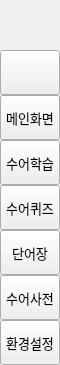
        <widget class="QFrame" name="leftMenuBg">
         <property name="minimumSize">
          <size>
           <width>60</width>
           <height>0</height>
          </size>
         </property>
         <property name="maximumSize">
          <size>
           <width>60</width>
           <height>16777215</height>
          </size>
         </property>
         <property name="frameShape">
          <enum>QFrame::NoFrame</enum>
         </property>
         <property name="frameShadow">
          <enum>QFrame::Raised</enum>
         </property>
         <layout class="QVBoxLayout" name="verticalLayout_3">
          <property name="spacing">
           <number>0</number>
          </property>
          <property name="leftMargin">
           <number>0</number>
          </property>
          <property name="topMargin">
           <number>0</number>
          </property>
          <property name="rightMargin">
           <number>0</number>
          </property>
          <property name="bottomMargin">
           <number>0</number>
          </property>
          <item>
           <widget class="QFrame" name="topLogoInfo">
            <property name="minimumSize">
             <size>
              <width>0</width>
              <height>50</height>
             </size>
            </property>
            <property name="maximumSize">
             <size>
              <width>16777215</width>
              <height>50</height>
             </size>
            </property>
            <property name="frameShape">
             <enum>QFrame::NoFrame</enum>
            </property>
            <property name="frameShadow">
             <enum>QFrame::Raised</enum>
            </property>
            <widget class="QFrame" name="topLogo">
             <property name="geometry">
              <rect>
               <x>10</x>
               <y>5</y>
               <width>42</width>
               <height>42</height>
              </rect>
             </property>
             <property name="minimumSize">
              <size>
               <width>42</width>
               <height>42</height>
              </size>
             </property>
             <property name="maximumSize">
              <size>
               <width>42</width>
               <height>42</height>
              </size>
             </property>
             <property name="frameShape">
              <enum>QFrame::NoFrame</enum>
             </property>
             <property name="frameShadow">
              <enum>QFrame::Raised</enum>
             </property>
            </widget>
            <widget class="QLabel" name="titleLeftApp">
             <property name="geometry">
              <rect>
               <x>70</x>
               <y>8</y>
               <width>160</width>
               <height>20</height>
              </rect>
             </property>
             <property name="font">
              <font>
               <family>Segoe UI Semibold</family>
               <pointsize>12</pointsize>
               <weight>7</weight>
               <italic>false</italic>
               <bold>false</bold>
              </font>
             </property>
             <property name="text">
              <string>ESL</string>
             </property>
             <property name="alignment">
              <set>Qt::AlignLeading|Qt::AlignLeft|Qt::AlignTop</set>
             </property>
            </widget>
            <widget class="QLabel" name="titleLeftDescription">
             <property name="geometry">
              <rect>
               <x>70</x>
               <y>27</y>
               <width>160</width>
               <height>16</height>
              </rect>
             </property>
             <property name="maximumSize">
              <size>
               <width>16777215</width>
               <height>16</height>
              </size>
             </property>
             <property name="font">
              <font>
               <family>Segoe UI</family>
               <pointsize>8</pointsize>
               <weight>50</weight>
               <italic>false</italic>
               <bold>false</bold>
              </font>
             </property>
             <property name="text">
              <string>Educate Sign Language</string>
             </property>
             <property name="alignment">
              <set>Qt::AlignLeading|Qt::AlignLeft|Qt::AlignTop</set>
             </property>
            </widget>
           </widget>
          </item>
          <item>
           <widget class="QFrame" name="leftMenuFrame">
            <property name="frameShape">
             <enum>QFrame::NoFrame</enum>
            </property>
            <property name="frameShadow">
             <enum>QFrame::Raised</enum>
            </property>
            <layout class="QVBoxLayout" name="verticalMenuLayout">
             <property name="spacing">
              <number>0</number>
             </property>
             <property name="leftMargin">
              <number>0</number>
             </property>
             <property name="topMargin">
              <number>0</number>
             </property>
             <property name="rightMargin">
              <number>0</number>
             </property>
             <property name="bottomMargin">
              <number>0</number>
             </property>
             <item>
              <widget class="QFrame" name="toggleBox">
               <property name="maximumSize">
                <size>
                 <width>16777215</width>
                 <height>45</height>
                </size>
               </property>
               <property name="frameShape">
                <enum>QFrame::NoFrame</enum>
               </property>
               <property name="frameShadow">
                <enum>QFrame::Raised</enum>
               </property>
               <layout class="QVBoxLayout" name="verticalLayout_4">
                <property name="spacing">
                 <number>0</number>
                </property>
                <property name="leftMargin">
                 <number>0</number>
                </property>
                <property name="topMargin">
                 <number>0</number>
                </property>
                <property name="rightMargin">
                 <number>0</number>
                </property>
                <property name="bottomMargin">
                 <number>0</number>
                </property>
                <item>
                 <widget class="QPushButton" name="toggleButton">
                  <property name="sizePolicy">
                   <sizepolicy hsizetype="Expanding" vsizetype="Fixed">
                    <horstretch>0</horstretch>
                    <verstretch>0</verstretch>
                   </sizepolicy>
                  </property>
                  <property name="minimumSize">
                   <size>
                    <width>0</width>
                    <height>45</height>
                   </size>
                  </property>
                  <property name="font">
                   <font>
                    <family>Segoe UI</family>
                    <pointsize>10</pointsize>
                    <weight>50</weight>
                    <italic>false</italic>
                    <bold>false</bold>
                   </font>
                  </property>
                  <property name="cursor">
                   <cursorShape>PointingHandCursor</cursorShape>
                  </property>
                  <property name="layoutDirection">
                   <enum>Qt::LeftToRight</enum>
                  </property>
                  <property name="styleSheet">
                   <string notr="true">background-image: url(:/icons/images/icons/icon_menu.png);</string>
                  </property>
                  <property name="text">
                   <string/>
                  </property>
                 </widget>
                </item>
               </layout>
              </widget>
             </item>
             <item alignment="Qt::AlignTop">
              <widget class="QFrame" name="topMenu">
               <property name="frameShape">
                <enum>QFrame::NoFrame</enum>
               </property>
               <property name="frameShadow">
                <enum>QFrame::Raised</enum>
               </property>
               <layout class="QVBoxLayout" name="verticalLayout_8">
                <property name="spacing">
                 <number>0</number>
                </property>
                <property name="leftMargin">
                 <number>0</number>
                </property>
                <property name="topMargin">
                 <number>0</number>
                </property>
                <property name="rightMargin">
                 <number>0</number>
                </property>
                <property name="bottomMargin">
                 <number>0</number>
                </property>
                <item>
                 <widget class="QPushButton" name="btn_home">
                  <property name="sizePolicy">
                   <sizepolicy hsizetype="Expanding" vsizetype="Fixed">
                    <horstretch>0</horstretch>
                    <verstretch>0</verstretch>
                   </sizepolicy>
                  </property>
                  <property name="minimumSize">
                   <size>
                    <width>0</width>
                    <height>45</height>
                   </size>
                  </property>
                  <property name="font">
                   <font>
                    <family>Segoe UI</family>
                    <pointsize>10</pointsize>
                    <weight>50</weight>
                    <italic>false</italic>
                    <bold>false</bold>
                   </font>
                  </property>
                  <property name="cursor">
                   <cursorShape>PointingHandCursor</cursorShape>
                  </property>
                  <property name="layoutDirection">
                   <enum>Qt::LeftToRight</enum>
                  </property>
                  <property name="styleSheet">
                   <string notr="true">background-image: url(:/images/images/icons/Home.png);</string>
                  </property>
                  <property name="text">
                   <string>메인화면</string>
                  </property>
                 </widget>
                </item>
                <item>
                 <widget class="QPushButton" name="btn_learn">
                  <property name="sizePolicy">
                   <sizepolicy hsizetype="Expanding" vsizetype="Fixed">
                    <horstretch>0</horstretch>
                    <verstretch>0</verstretch>
                   </sizepolicy>
                  </property>
                  <property name="minimumSize">
                   <size>
                    <width>0</width>
                    <height>45</height>
                   </size>
                  </property>
                  <property name="font">
                   <font>
                    <family>Segoe UI</family>
                    <pointsize>10</pointsize>
                    <weight>50</weight>
                    <italic>false</italic>
                    <bold>false</bold>
                   </font>
                  </property>
                  <property name="cursor">
                   <cursorShape>PointingHandCursor</cursorShape>
                  </property>
                  <property name="layoutDirection">
                   <enum>Qt::LeftToRight</enum>
                  </property>
                  <property name="styleSheet">
                   <string notr="true">background-image: url(:/images/images/icons/learn.png);</string>
                  </property>
                  <property name="text">
                   <string>수어학습</string>
                  </property>
                 </widget>
                </item>
                <item>
                 <widget class="QPushButton" name="btn_quiz">
                  <property name="sizePolicy">
                   <sizepolicy hsizetype="Expanding" vsizetype="Fixed">
                    <horstretch>0</horstretch>
                    <verstretch>0</verstretch>
                   </sizepolicy>
                  </property>
                  <property name="minimumSize">
                   <size>
                    <width>0</width>
                    <height>45</height>
                   </size>
                  </property>
                  <property name="font">
                   <font>
                    <family>Segoe UI</family>
                    <pointsize>10</pointsize>
                    <weight>50</weight>
                    <italic>false</italic>
                    <bold>false</bold>
                   </font>
                  </property>
                  <property name="cursor">
                   <cursorShape>PointingHandCursor</cursorShape>
                  </property>
                  <property name="layoutDirection">
                   <enum>Qt::LeftToRight</enum>
                  </property>
                  <property name="styleSheet">
                   <string notr="true">background-image: url(:/images/images/icons/quiz.png);</string>
                  </property>
                  <property name="text">
                   <string>수어퀴즈</string>
                  </property>
                 </widget>
                </item>
                <item>
                 <widget class="QPushButton" name="btn_wordList">
                  <property name="sizePolicy">
                   <sizepolicy hsizetype="Expanding" vsizetype="Fixed">
                    <horstretch>0</horstretch>
                    <verstretch>0</verstretch>
                   </sizepolicy>
                  </property>
                  <property name="minimumSize">
                   <size>
                    <width>0</width>
                    <height>45</height>
                   </size>
                  </property>
                  <property name="font">
                   <font>
                    <family>Segoe UI</family>
                    <pointsize>10</pointsize>
                    <weight>50</weight>
                    <italic>false</italic>
                    <bold>false</bold>
                   </font>
                  </property>
                  <property name="cursor">
                   <cursorShape>PointingHandCursor</cursorShape>
                  </property>
                  <property name="layoutDirection">
                   <enum>Qt::LeftToRight</enum>
                  </property>
                  <property name="styleSheet">
                   <string notr="true">background-image: url(:/images/images/icons/Book_open.png);</string>
                  </property>
                  <property name="text">
                   <string>단어장</string>
                  </property>
                 </widget>
                </item>
                <item>
                 <widget class="QPushButton" name="btn_dictionary">
                  <property name="sizePolicy">
                   <sizepolicy hsizetype="Expanding" vsizetype="Fixed">
                    <horstretch>0</horstretch>
                    <verstretch>0</verstretch>
                   </sizepolicy>
                  </property>
                  <property name="minimumSize">
                   <size>
                    <width>0</width>
                    <height>45</height>
                   </size>
                  </property>
                  <property name="font">
                   <font>
                    <family>Segoe UI</family>
                    <pointsize>10</pointsize>
                    <weight>50</weight>
                    <italic>false</italic>
                    <bold>false</bold>
                   </font>
                  </property>
                  <property name="cursor">
                   <cursorShape>PointingHandCursor</cursorShape>
                  </property>
                  <property name="layoutDirection">
                   <enum>Qt::LeftToRight</enum>
                  </property>
                  <property name="styleSheet">
                   <string notr="true">background-image: url(:/images/images/icons/dict.png);</string>
                  </property>
                  <property name="text">
                   <string>수어사전</string>
                  </property>
                 </widget>
                </item>
               </layout>
              </widget>
             </item>
             <item alignment="Qt::AlignBottom">
              <widget class="QFrame" name="bottomMenu">
               <property name="frameShape">
                <enum>QFrame::NoFrame</enum>
               </property>
               <property name="frameShadow">
                <enum>QFrame::Raised</enum>
               </property>
               <layout class="QVBoxLayout" name="verticalLayout_9">
                <property name="spacing">
                 <number>0</number>
                </property>
                <property name="leftMargin">
                 <number>0</number>
                </property>
                <property name="topMargin">
                 <number>0</number>
                </property>
                <property name="rightMargin">
                 <number>0</number>
                </property>
                <property name="bottomMargin">
                 <number>0</number>
                </property>
                <item>
                 <widget class="QPushButton" name="toggleLeftBox">
                  <property name="sizePolicy">
                   <sizepolicy hsizetype="Expanding" vsizetype="Fixed">
                    <horstretch>0</horstretch>
                    <verstretch>0</verstretch>
                   </sizepolicy>
                  </property>
                  <property name="minimumSize">
                   <size>
                    <width>0</width>
                    <height>45</height>
                   </size>
                  </property>
                  <property name="font">
                   <font>
                    <family>Segoe UI</family>
                    <pointsize>10</pointsize>
                    <weight>50</weight>
                    <italic>false</italic>
                    <bold>false</bold>
                   </font>
                  </property>
                  <property name="cursor">
                   <cursorShape>PointingHandCursor</cursorShape>
                  </property>
                  <property name="layoutDirection">
                   <enum>Qt::LeftToRight</enum>
                  </property>
                  <property name="styleSheet">
                   <string notr="true">background-image: url(:/icons/images/icons/icon_settings.png);</string>
                  </property>
                  <property name="text">
                   <string>환경설정</string>
                  </property>
                 </widget>
                </item>
               </layout>
              </widget>
             </item>
            </layout>
           </widget>
          </item>
         </layout>
        </widget>
